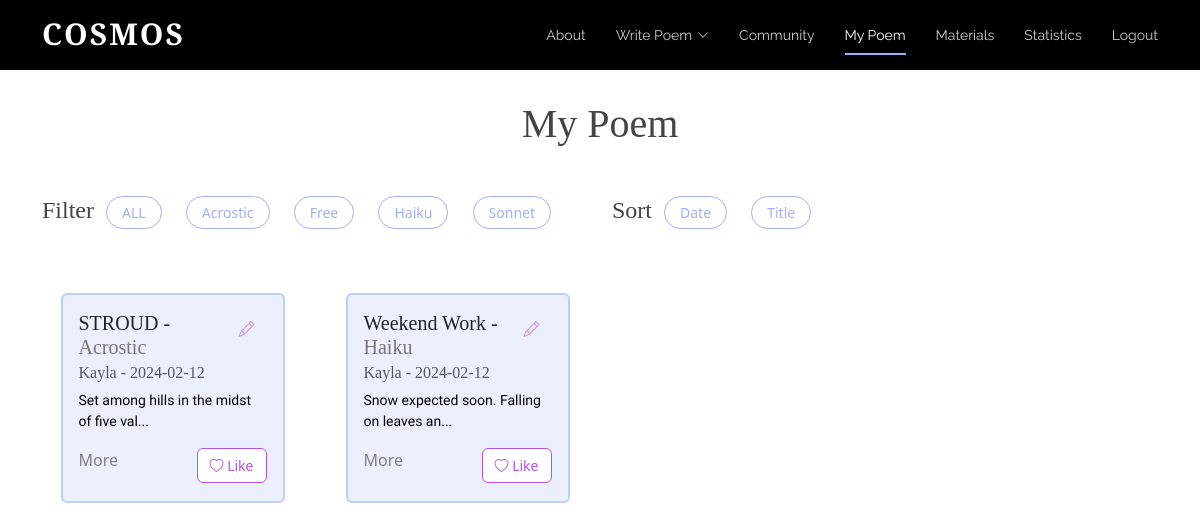
Before: /mypage (signed in) with the older database file.
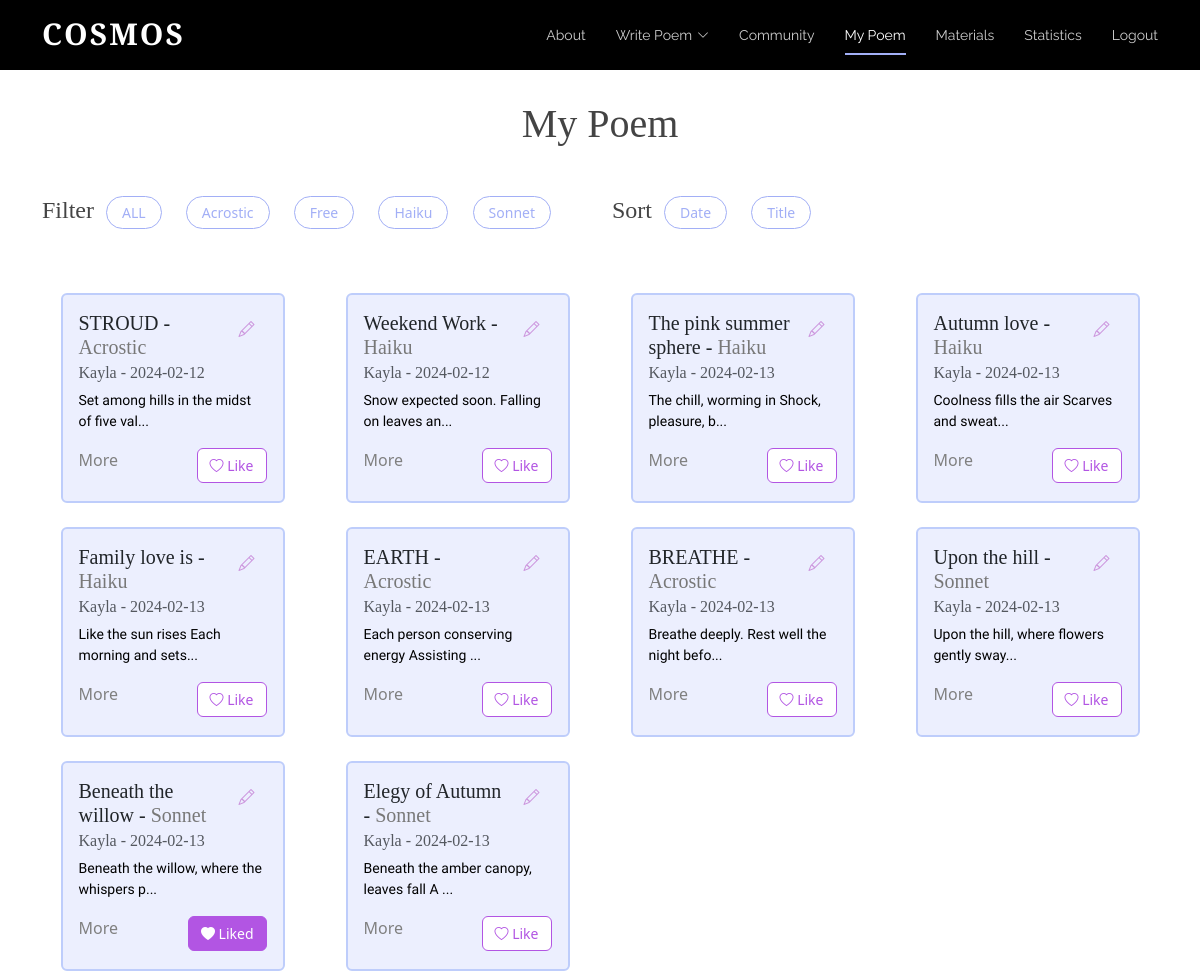
After: the same page with the newer database file.
### tables this page shows
CREATE TABLE "Poem" (
	"username"	TEXT,
	"content"	TEXT,
	"date"	TEXT,
	"title"	TEXT,
	"type"	TEXT
, "id"	INTEGER, "numLikes"	INTEGER, "sentiment"	INTEGER);

### app.py (the view)
@app.route('/mypage', methods=['GET']) # / => main homepage; decorator
def mypage(): #index func calls render_template, showing login.html on website
	isLogin = False
	if request.method == "POST":
		pass
	else:
		isLogin = True
		conn = sqlite3.connect('static/database.db')
		cursor = conn.cursor()
		query = """
			SELECT P.username, P.content, P.date, P.title, P.type,P.id,
				   COALESCE(L.liked, 0) AS liked
			FROM Poem P
			LEFT JOIN Likes L ON P.id = L.poem_id AND L.username = ?
		"""
		cursor.execute(query, (session.get("username"),))
		rows = cursor.fetchall()
		usernames = []  # ["scott", "alice"]
		contents = []  # ["poem...", "poem2..."]
		dates = []  # ["2023-12-12", "2022-10-10"]
		titles = []
		types = []
		likes = []
		ids = []
		for row in rows:
			usernames.append(row[0])
			contents.append(row[1])
			dates.append(row[2])
			titles.append(row[3])
			types.append(row[4].title())
			likes.append(row[6])
			ids.append(row[5])
		print(likes)
		print(ids)
		if "username" not in session:
			isLogin = False
			return redirect(url_for('login'))
		else:
			isLogin = True
		return render_template('mypage.html',ids=ids, usernames=usernames, contents=contents,
							   dates=dates, titles=titles, types=types, liked_status=likes,
							   num_poems=len(usernames), isLogin=isLogin, username = session["username"])

### templates/mypage.html (shortened to what this page needs)
<!DOCTYPE html>
<html lang="en">
  <head>
    <link href="../static/vendor/aos/aos.css" rel="stylesheet">
    <link href="../static/vendor/bootstrap/css/bootstrap.min.css" rel="stylesheet">
    <link href="../static/vendor/bootstrap-icons/bootstrap-icons.css" rel="stylesheet">
    <link href="../static/vendor/boxicons/css/boxicons.min.css" rel="stylesheet">
    <link href="../static/vendor/glightbox/css/glightbox.min.css" rel="stylesheet">
    <link href="../static/vendor/swiper/swiper-bundle.min.css" rel="stylesheet">
    <link href="../static/css/style.css" rel="stylesheet">
  </head>
  <body>
      <header id="header" class="fixed-top d-flex align-items-center">
        <div class="container d-flex justify-content-between">
          <div class="logo">
            <h1><a href="{{url_for('index')}}">Cosmos
</a></h1>
          </div>
          <nav id="navbar" class="navbar">
        <ul>
          <li><a class="nav-link scrollto" href="{{url_for('index')}}#about">About</a></li>
          <li class="dropdown"><a href="{{url_for('bwrite')}}"><span>Write Poem</span> <i class="bi bi-chevron-down"></i></a>
          </li>
          <li><a class="nav-link scrollto" href="{{url_for('board')}}">Community</a></li>
                      <li><a class="nav-link scrollto active" href="{{url_for('mypage')}}">My Poem</a></li>
          <li><a class="nav-link scrollto" href="{{url_for('tube')}}">Materials</a></li>
          <li><a class="nav-link scrollto" href="{{url_for('statistics')}}">Statistics</a></li>
          {% if isLogin %}
            <li><a class="nav-link scrollto" href="{{url_for('logout')}}">Logout</a></li>
          {% else %}
            <li><a class="nav-link scrollto" href="{{url_for('login')}}">Login</a></li>
          {% endif %}
        </ul>
          </nav>
        </div>
      </header>
      <main>
        <div class="container stat-mt">
          <h1 class="mb-5 text-center">My Poem</h1>
          <div class="row mb-4">
            <div class="col-lg-6 d-flex">
                <h4>Filter </h4>
                <ul class="poem-filters">
                  <span class="minor"><li data-filter = "*">ALL</li></span>
                                      <li data-filter = ".filter-Acrostic">Acrostic</li>
                                        <li data-filter = ".filter-Free">Free</li>
                  <li data-filter = ".filter-Haiku">Haiku</li>
                  <li data-filter = ".filter-Sonnet">Sonnet</li>
                </ul>
            </div>
            <div class="col-lg-6 d-flex">
                <h4>Sort </h4>
                <ul class="poem-filters">
                    <li class="sorting" data-sort-by ="date">Date</li>
                    <li class="sorting"  data-sort-by ="title">Title</li>
                </ul>
            </div>
          </div>
          <div class="row poem-container">
              {% set counter = 0 %}
                    {% for i in range(num_poems) %}
                        {% if username == usernames[i] %}
                            {% set counter = counter + 1 %}
                          {% if counter < 4 %}
                            <div class="col-md-6 col-lg-3 poem-item filter-{{types[i]}} mt-4 mt-md-4" data-title="{{titles[i]}}" data-date="{{dates[i][0:10]}}" data-type="{{types[i]}}">
                          {% else %}
                            <div class="col-md-6 col-lg-3 poem-item filter-{{types[i]}} mt-4 mt-md-4 mt-lg-4"data-title="{{titles[i]}}"  data-date="{{ dates[i][0:10]}}" data-type="{{types[i]}}">
                          {% endif %}
                      <div class="card poem-card mx-auto" style="width: 18rem;">
                        <div class="card-body">
                        <div class="d-flex">
                            <h5 class="card-title">
                                <span class="title">{{titles[i]}}</span> - <span class="board-poemtype type">{{types[i]}}</span>
                            </h5>
                            <div class="edit-button-container ms-auto">
                                <button class="btn btn-outline-primary edit-button border-0 bg-transparent" data-bs-toggle="modal" data-bs-target="#editPoemModal" data-poem-id="{{ ids[i] }}" data-title="{{ titles[i] }}" data-type="{{ types[i] }}" data-content="{{ contents[i] }}">
                                    <i class="bi bi-pencil"></i>
                                </button>
                            </div>
</div>
                          <h6 class="card-subtitle mb-2 text-muted">{{usernames[i]}} - <span class="date">{{dates[i][0:10]}}</span></h6>
                            {% if contents[i][:45]|length < 25 %}
                          <p class="card-text mytext">{{contents[i][0:40]}} ...</p>
                    <br>
                            {% else %}
                             <p class="card-text mytext">{{contents[i][0:40]}}...</p>
                            {% endif %}
                        <div class="d-flex justify-content-between">
                          <a class="card-link" data-bs-toggle="modal" data-poem-id = "{{ids[i]}}" data-bs-target="#poemModal" data-title="{{titles[i]}}" data-type="{{types[i]}}" data-username="{{usernames[i]}}" data-date="{{dates[i][0:10]}}" data-content="{{contents[i]}}">
          More
        </a>
                            {% if liked_status[i] == 1 %}
                          <div class="text-right">
                            <button class="btn btn-outline-danger like-button really-like" data-poem-id="{{ ids[i] }}" data-username="{{ usernames[i] }}" data-liked="{{ liked_status[i] }}">
                                <i class="bi bi-heart-fill"></i>  Liked
                            </button>
                          </div>
                            {%else %}
                                              <div class="text-right">
                            <button class="btn btn-outline-danger like-button" data-poem-id="{{ ids[i] }}" data-username="{{ usernames[i] }}" data-liked="{{ liked_status[i] }}">
                                <i class="bi bi-heart"></i> Like
                            </button>
                          </div>
                            {% endif %}
                        </div>
                        </div>
                      </div>
                    </div>
                        {% endif %}
                    {% endfor %}
                  </div>
        </div>
      </main>
  </body>
</html>

### static/css/style.css (style rules this page uses)
body { color: #444444; }
a { color: #1bac91; text-decoration: none; }
h1, h2, h3, h4, h5, h6 { font-family: 'Cormorant Garamond', serif; }
#header { height: 70px; transition: all 0.5s; z-index: 997; background: #000; }
#header .logo h1 { font-size: 30px; margin: 0; padding: 6px 0; line-height: 1; font-weight: 700; letter-spacing: 2px; text-transform: uppercase; }
#header .logo h1 a, #header .logo h1 a:hover { color: #fff; text-decoration: none; }
.navbar { padding: 0; }
.navbar ul { margin: 0; padding: 0; display: flex; list-style: none; align-items: center; }
.navbar li { position: relative; }
.navbar>ul>li+li { margin-left: 30px; }
.navbar a, .navbar a:focus { display: flex; align-items: center; justify-content: space-between; padding: 12px 0; font-size: 14px; font-family: "Raleway", sans-serif; color: rgba(255, 255, 255, 0.8); white-space: nowrap; transition: 0.3s; position: relative; }
.navbar a i, .navbar a:focus i { font-size: 12px; line-height: 0; margin-left: 5px; }
.navbar>ul>li>a:before { content: ""; position: absolute; width: 100%; height: 2px; bottom: 3px; left: 0; background-color: #A2AFF6; visibility: hidden; width: 0px; transition: all 0.3s ease-in-out 0s; }
.navbar a:hover:before, .navbar li:hover>a:before, .navbar .active:before { visibility: visible; width: 100%; }
.navbar a:hover, .navbar .active, .navbar .active:focus, .navbar li:hover>a { color: #fff; }
body p { color: black; font-family: 'Nanum Myeongjo', serif; }
body a { color: gray; }
body { margin: 0; }
.btn-outline-primary { color: #CC95DD !important; }
.board-poemtype { color:#787878; }
.poem-filters { list-style: none; margin-left: -20px; }
.poem-filters li { cursor: pointer; font-size: 14px; display: inline-block; background: white; border: 1px solid #A2AFF6; padding: 5px 15px 5px 15px; border-radius: 50px; margin-right: 20px; color: #A2AFF6; font-weight: 500; }
.card-link { cursor:pointer }
.like-button { font-size:14px; }
.btn-outline-danger { background-color:white !important; color:#B255E3 !important; border:1px solid #B255E3 !important; }
.really-like { background-color:#B255E3 !important; color:white !important; border:1px solid #B255E3 !important; }
.poem-card { width: 17rem !important; height: 210px; background-color:#ECEFFE; border: 2px solid #BECDFB; transition: transform 0.3s ease-in-out; }
.stat-mt { margin-top: 100px; }
@media (max-width: 1200px) { .mytext { font-size:14px !important; } }
@media (max-width: 1200px) { .poem-card { width:14rem !important; } }

Changed rows visible on the page:
added Poem: title "The pink summer sphere", username "Kayla", date "2024-02-13", content "The chill, worming in Shock, pleasure, b"
added Poem: title "Autumn love", username "Kayla", date "2024-02-13", content "Coolness fills the air Scarves and sweat"
added Poem: title "Family love is", username "Kayla", date "2024-02-13", content "Like the sun rises Each morning and sets"
added Poem: title "EARTH", username "Kayla", date "2024-02-13", content "Each person conserving energy Assisting"
added Poem: title "BREATHE", username "Kayla", date "2024-02-13", content "Breathe deeply. Rest well the night befo"
added Poem: title "Upon the hill", username "Kayla", date "2024-02-13", content "Upon the hill, where flowers gently sway"
added Poem: title "Beneath the willow", username "Kayla", date "2024-02-13", content "Beneath the willow, where the whispers p"
added Poem: title "Elegy of Autumn", username "Kayla", date "2024-02-13", content "Beneath the amber canopy, leaves fall A"
Other visible differences:
new list line: "- Haiku - ... More Like"
new list line: "- Acrostic - ... More Like"
new list line: "- Sonnet - ... More Like"
new list line: "- Sonnet - ... More Liked"
